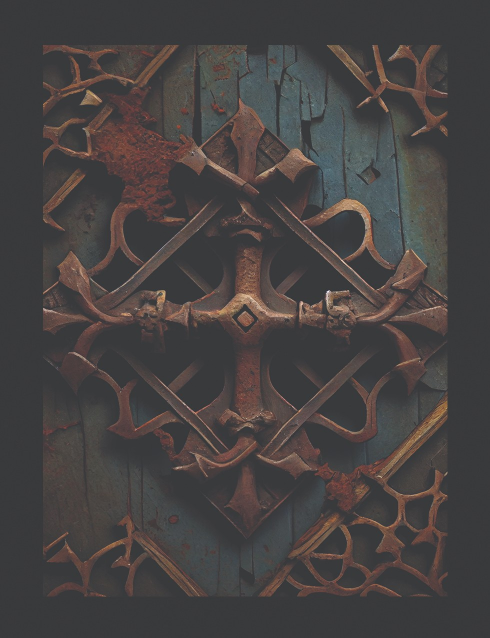
#> input picture arte/originales/dorso-hierro.jpg, 980 x 1275 px (shown at 1/2 size)
$ python -i preparar_cartas.py   (imports and definitions only)
#> lines starting #> are read from the running program, lines starting #| are printed output that depends on the picture
"""Genera las imágenes del juego (WebP) a partir de los originales sin recortar.
Uso: python3 -I tools/preparar_cartas.py arte/originales public/cartas"""
import sys, os, glob
from PIL import Image
sys.path.insert(0, os.path.dirname(__file__))
from recortar import PAGE, CUT, RADIUS_MM
from PIL import ImageDraw

SKIP = {"indicador-numeros-vertical-original"}
ESCUDO = {"dragon": "rojo", "aguila": "verde", "serpiente": "amarillo", "cuernos": "azul", "elefante": "morado"}

# [9 lines left out: function recorte, not called in this run]

# Nivelado entre reinos: el amarillo se apaga un poco y los demás se aclaran (gamma por reino)
SATUR_REINO = {"amarillo": 0.86}
GAMMA_REINO = {"amarillo": 1.14, "rojo": 0.86, "verde": 0.78, "azul": 0.88, "morado": 0.8}

# [27 lines left out: functions reino_de, niveles, esquinas, not called in this run]

_MASCARA = {}

# [21 lines left out: function mascara_papiro, not called in this run]

PAPIRO = os.path.join(os.path.dirname(__file__), "..", "arte", "ui", "pergamino-heroes.webp")
FONDO_W, FONDO_H = 1400, 1000

# [49 lines left out: functions fundir_en_papiro, marco_escudo, not called in this run]

def main(src, dst):
    os.makedirs(dst, exist_ok=True)
    for p in sorted(glob.glob(os.path.join(src, "*.jpg"))):
        name = os.path.splitext(os.path.basename(p))[0]
        if name in SKIP: continue
        if name.startswith("escudo-"): name = "escudo-" + ESCUDO[name[7:]]
        card, s = recorte(p)
        big = name.startswith(("pergamino-", "indicador-"))
        long_side = 1400 if name == "dorso-regium" else 900 if big else 520
        scale = long_side / max(card.size)
        card = card.resize((round(card.width * scale), round(card.height * scale)), Image.LANCZOS)
        r = reino_de(name)
        card = niveles(card, GAMMA_REINO.get(r, 1.0), SATUR_REINO.get(r, 1.0))
        card = esquinas(card, round(RADIUS_MM * s * scale))
        card.save(os.path.join(dst, name + ".webp"), quality=82, method=6)
    marco_escudo(dst)
    # Fondo de la batalla: el pergamino entero (con su borde de papiro) y sin la esfera de color
    from PIL import ImageFilter
    for r in ESCUDO.values():
        card, sc = recorte(os.path.join(src, f"pergamino-{r}.jpg"))
        card = niveles(card, GAMMA_REINO.get(r, 1.0), SATUR_REINO.get(r, 1.0))
        card = card.resize((900, round(900 * card.height / card.width)), Image.LANCZOS)
        card = esquinas(card, round(RADIUS_MM * sc * 900 / card.width))
        # se tapa la esfera rellenando con el papel de su alrededor (difuminado), sin copiar dibujos
        import numpy as np
        rgb = card.convert("RGB")
        hueco = Image.new("L", card.size, 0)
        ImageDraw.Draw(hueco).ellipse((50, 47, 122, 119), fill=255)
        conocido = Image.eval(hueco, lambda v: 255 - v)
        base = Image.composite(rgb, Image.new("RGB", card.size), conocido)
        capas = []
        for radio in (8, 16, 32):
            num = np.asarray(base.filter(ImageFilter.GaussianBlur(radio))).astype(np.float32)
            den = np.asarray(conocido.filter(ImageFilter.GaussianBlur(radio))).astype(np.float32)[..., None] / 255
            capas.append((num / np.maximum(den, 1e-3), den))
        relleno = capas[-1][0]
        for valor, den in reversed(capas[:-1]):
            peso = np.clip((den - 0.08) / 0.25, 0, 1)
            relleno = valor * peso + relleno * (1 - peso)
        relleno = Image.fromarray(np.clip(relleno, 0, 255).astype("uint8"))
        suave = hueco.filter(ImageFilter.GaussianBlur(4))
        nuevo = Image.composite(relleno, rgb, suave).convert("RGBA")
        nuevo.putalpha(card.getchannel("A"))
        card = nuevo
        # La ilustración, muy aflojada, se funde en el papiro de Heroes: sin bordes rasgados ni negro
        card.putalpha(mascara_papiro(src, card.size))
        fundir_en_papiro(card).save(os.path.join(dst, f"fondo-{r}.webp"), quality=84)
    print(len(os.listdir(dst)), "imágenes")

# [2 lines not run here, left out]

>>> import cv2
>>> picture = cv2.imread('../arte/originales/dorso-hierro.jpg', cv2.IMREAD_GRAYSCALE)
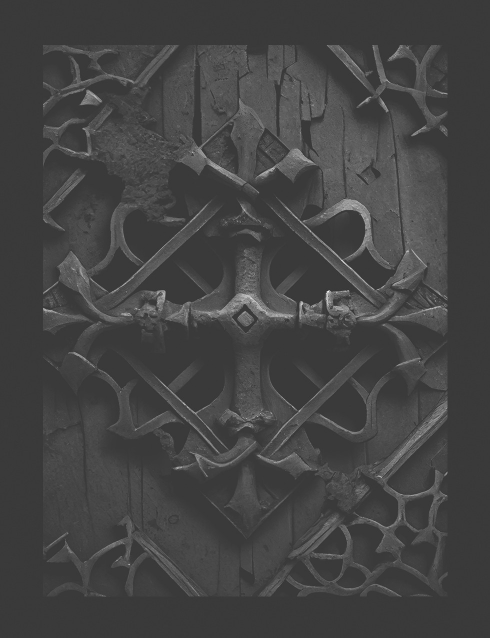
#> picture: shape (1275, 980) (shown at 1/2 size); min 42, max 253, mean 68.1
>>> result = main(picture, 'out.png')
#> (the run stopped early here; a loop or call above may not have finished)
